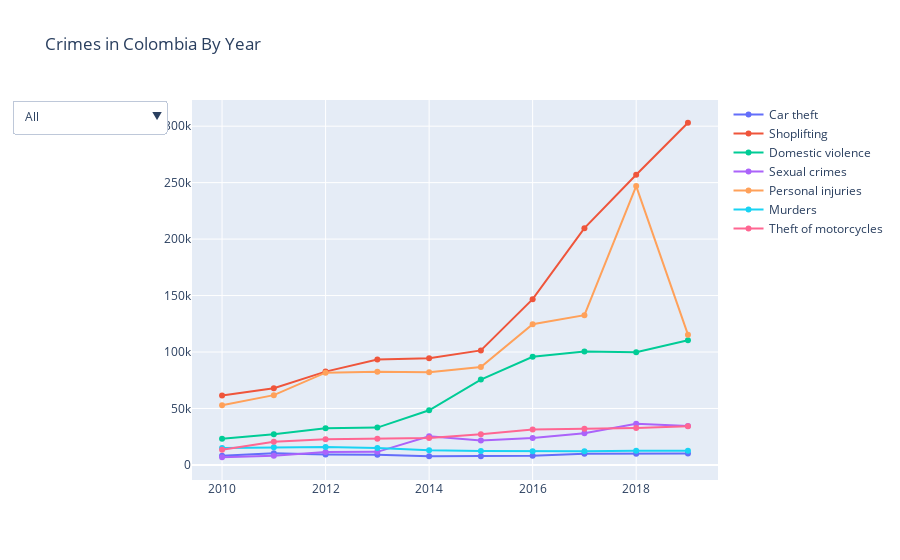

Notebook code for this chart:
### Code cell
## graph one, by year

fig = go.Figure()

for idx,i in enumerate(TABLES_LIST_NICK):
    fig.add_trace(
        go.Scatter(x=list(df[df.crimen==i].año),
                   y=list(df[df.crimen==i].cantidad),
                   name=LABELS[idx],
                   line=dict(color=px.colors.qualitative.Plotly[idx])))

btns=[]

## add general title
btns.append(dict(label="All",
            method="update",
            args=[{"visible": [True]*len(LABELS)},
                  {"title": GEN_GRAPH_TITLE[0]}]))

# add titles

for idx, j in enumerate(TITLES):
    visible=[False]*len(LABELS)
    visible[idx]=True
    btns.append(dict(label=LABELS[idx],
                     method="update",
                     args=[{"visible": visible},
                           {"title": j}]))


fig.update_layout(updatemenus=[dict(active=0,buttons=btns)])
fig.update_layout(title_text=GEN_GRAPH_TITLE[0])

### Figure 1 — Plotly figure (JSON) as saved in the notebook; plotly's stock layout.template omitted (floating-point values rounded to 4 significant figures)
{"data": [{"line": {"color": "#636EFA"}, "name": "Car theft", "type": "scatter", "x": [2010, 2011, 2012, 2013, 2014, 2015, 2016, 2017, 2018, 2019], "y": [8102, 10278, 9221, 8940, 7752, 7751, 8047, 9798, 9846, 10113]}, {"line": {"color": "#EF553B"}, "name": "Shoplifting", "type": "scatter", "x": [2010, 2011, 2012, 2013, 2014, 2015, 2016, 2017, 2018, 2019], "y": [61440, 67863, 82654, 93452, 94416, 101436, 146819, 209716, 256958, 303040]}, {"line": {"color": "#00CC96"}, "name": "Domestic violence", "type": "scatter", "x": [2010, 2011, 2012, 2013, 2014, 2015, 2016, 2017, 2018, 2019], "y": [23165, 27189, 32411, 33071, 48427, 75636, 95821, 100474, 99821, 110495]}, {"line": {"color": "#AB63FA"}, "name": "Sexual crimes", "type": "scatter", "x": [2010, 2011, 2012, 2013, 2014, 2015, 2016, 2017, 2018, 2019], "y": [6807, 8182, 11400, 11596, 25300, 21747, 23777, 28097, 36483, 34583]}, {"line": {"color": "#FFA15A"}, "name": "Personal injuries", "type": "scatter", "x": [2010, 2011, 2012, 2013, 2014, 2015, 2016, 2017, 2018, 2019], "y": [52944, 61818, 81714, 82561, 82050, 86680, 124633, 132585, 246916, 115358]}, {"line": {"color": "#19D3F3"}, "name": "Murders", "type": "scatter", "x": [2010, 2011, 2012, 2013, 2014, 2015, 2016, 2017, 2018, 2019], "y": [14950, 15736, 15968, 14936, 12951, 12451, 12157, 12077, 12656, 12558]}, {"line": {"color": "#FF6692"}, "name": "Theft of motorcycles", "type": "scatter", "x": [2010, 2011, 2012, 2013, 2014, 2015, 2016, 2017, 2018, 2019], "y": [13349, 20443, 22658, 23211, 23929, 27280, 31400, 32017, 32671, 34248]}], "layout": {"title": {"text": "Crimes in Colombia By Year"}, "updatemenus": [{"active": 0, "buttons": [{"args": [{"visible": [true, true, true, true, true, true, true]}, {"title": "Crimes in Colombia By Year"}], "label": "All", "method": "update"}, {"args": [{"visible": [true, false, false, false, false, false, false]}, {"title": "Car theft in Colombia"}], "label": "Car theft", "method": "update"}, {"args": [{"visible": [false, true, false, false, false, false, false]}, {"title": "Shoplifting in Colombia"}], "label": "Shoplifting", "method": "update"}, {"args": [{"visible": [false, false, true, false, false, false, false]}, {"title": "Domestic violence in Colombia"}], "label": "Domestic violence", "method": "update"}, {"args": [{"visible": [false, false, false, true, false, false, false]}, {"title": "Sexual crimes in Colombia"}], "label": "Sexual crimes", "method": "update"}, {"args": [{"visible": [false, false, false, false, true, false, false]}, {"title": "Personal injuries in Colombia"}], "label": "Personal injuries", "method": "update"}, {"args": [{"visible": [false, false, false, false, false, true, false]}, {"title": "Murders in Colombia"}], "label": "Murders", "method": "update"}, {"args": [{"visible": [false, false, false, false, false, false, true]}, {"title": "Theft of motorcycles in Colombia"}], "label": "Theft of motorcycles", "method": "update"}]}]}}
